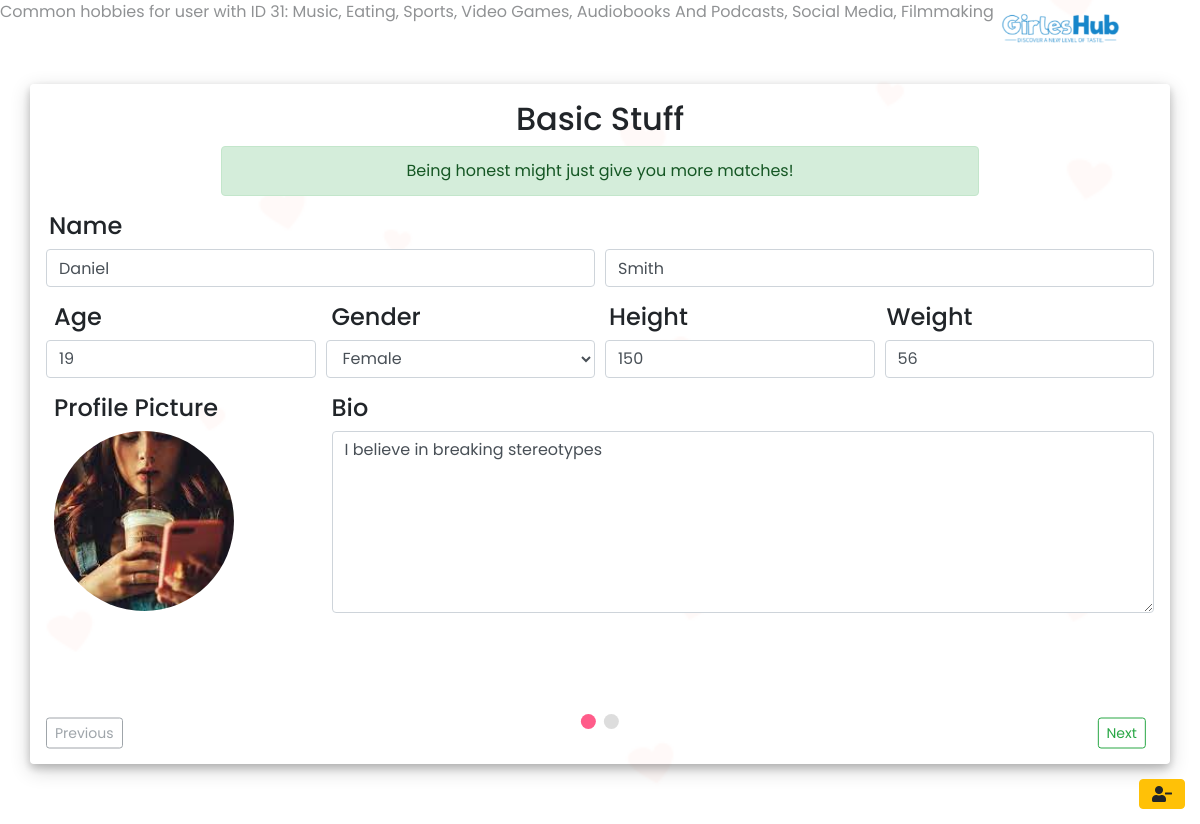
The app's page /testing.php (signed in) with its own data.
### tables this page shows
CREATE TABLE `social` (
  `uid` int(11) NOT NULL,
  `ig` varchar(30) DEFAULT NULL,
  `sc` varchar(30) DEFAULT NULL,
  `twit` varchar(30) DEFAULT NULL,
  `fb` varchar(30) DEFAULT NULL
);

CREATE TABLE `userprofile` (
  `uid` int(11) NOT NULL,
  `name` varchar(50) NOT NULL,
  `age` int(2) NOT NULL,
  `gender` enum('M','F') NOT NULL,
  `height` text DEFAULT NULL,
  `weight` text DEFAULT NULL,
  `latitude` text NOT NULL,
  `longitude` text NOT NULL,
  `profile_photo` varchar(100) NOT NULL,
  `bio` text NOT NULL
);

### testing.php (the view, shortened to what this page needs)
<?php require_once "controllerUserData.php"; ?>
<?php
$email = $_SESSION['email'];
$password = $_SESSION['password'];
$uid = "";
$tab1 = Array();
if($email != false && $password != false){
    $sql = "SELECT * FROM usertable WHERE email = '$email'";
    $run_Sql = mysqli_query($con, $sql);
    if($run_Sql){
      $fetch_info = mysqli_fetch_assoc($run_Sql);
      $uid = $fetch_info['uid'];
        $sql = "SELECT * FROM userprofile WHERE uid = '$uid'";
        $run_Sql = mysqli_query($con, $sql);
        if($run_Sql){
          $fetch_info = mysqli_fetch_assoc($run_Sql);
          $name = $fetch_info['name'];
          $tab1['fname'] = explode(" ",$name)[0];
          $tab1['lname'] = explode(" ",$name)[1];
          $tab1['age'] = $fetch_info['age'];
          $tab1['gender'] = $fetch_info['gender'];
          $tab1['height'] = $fetch_info['height'];
          $tab1['weight'] = $fetch_info['weight'];
          $tab1['profile_photo'] = $fetch_info['profile_photo'];
          $tab1['bio'] = $fetch_info['bio'];
        }
    }
    $sql = "SELECT * FROM social WHERE uid = '$uid'";
    $run_Sql = mysqli_query($con, $sql);
    if($run_Sql){
      $fetch_info = mysqli_fetch_assoc($run_Sql);
      $uid = $fetch_info['uid'];
    }
}else{
    header('Location: login-user.php');
}
 $col_names = ["streaming movies and shows", "anime", "stand up comedy", "reading", "writing", "meditation", "music", "eating", "dancing", "singing", "baking", "cooking", "gardening", "arts and crafts", "painting", "sketching", "fishing", "running", "walking", "swimming", "working out", "yoga", "bicycling", "driving", "riding", "sports", "video games", "travelling", "hiking", "collecting", "volunteer work", "working", "audiobooks and podcasts", "youtube", "social media", "housework", "shopping", "coding", "hacking", "photoshop", "video editing", "filmmaking", "science", "astronomy", "astrology"];
 $common_hobbies = [];
 $q = "SELECT * FROM hobbies WHERE uid='$uid'";
 $r = mysqli_query($con, $q);
 $row = mysqli_fetch_array($r);
 for ($i = 1; $i < count($col_names) + 1; $i++) {
     if ($row[$i] == 1) {
         array_push($common_hobbies, ucwords($col_names[$i - 1]));
     }
 }
 echo "Common hobbies for user with ID $uid: " . implode(", ", $common_hobbies);
?>
<!DOCTYPE html>
<html lang="en">
<head>
    <link rel="stylesheet" href="https://stackpath.bootstrapcdn.com/bootstrap/4.5.2/css/bootstrap.min.css">
    <link href="https://cdnjs.cloudflare.com/ajax/libs/font-awesome/5.13.0/css/all.min.css" rel="stylesheet">
    <link rel="stylesheet" href="css/style-form-profile.css">
</head>
<body>
  <img id="gif" src="./public/assets/43295-heart-fly-transparent-bg.gif" alt="" >
  <a href="home.php" class="logo" title="Home">
    <img src="./public/assets/SoulMate (3).png" alt="logo" height="50">
  </a>
  <div class="d-flex vh-100 justify-content-center align-items-center">
 <div class="container align-items-center justify-content-center p-3 position-relative">
  <form action="" method="" autocomplete="off" enctype="multipart/form-data">
   <div class="tab">
    <div class="row justify-content-center">
    <h2 class="text-center">Basic Stuff</h2>
   </div>
   <div class="row justify-content-center">
    <div class="alert alert-success text-center col-8 positive-message">Being honest might just give you more matches!</div>
   </div>
   <div class="form-row pl-2">
      <h4>Name</h4>
     </div>
     <div class="form-row">
      <div class="col">
       <input type="text" id="fname" class="form-control" placeholder="First name" name="fname" value="<?php echo $tab1['fname'] ?>">
     </div>
     <div class="col">
       <input type="text" id="lname" class="form-control" placeholder="Last name" name="lname" value="<?php echo $tab1['lname'] ?>">
     </div>
     </div>
     <div class="form-row  mt-3 pl-2">
      <div class="col"><h4>Age</h4></div>
      <div class="col"><h4>Gender</h4></div>
      <div class="col"><h4>Height</h4></div>
      <div class="col"><h4>Weight</h4></div>
     </div>
     <div class="form-row">
      <div class="col">
       <input type="text" id="age" class="form-control" placeholder="18" name="age" value="<?php echo $tab1['age'] ?>">
      </div>
      <div class="col">
       <select class="form-control" id="gender" name="gender">
        <option value="F" <?php if($tab1['gender'] == "F") {  ?> selected <?php } ?>>Female</option>
       </select>
      </div>
      <div class="col">
       <input type="text" class="form-control" placeholder="Eg. 170cms or 5'5ft" name="height" value="<?php echo $tab1['height'] ?>">
      </div>
      <div class="col">
       <input type="text" class="form-control" placeholder="Eg. 70kgs" name="weight" value="<?php echo $tab1['weight'] ?>">
      </div>
     </div>
     <div class="form-row mt-3 pl-2">
      <div class="col-3">
       <h4>Profile Picture</h4>
       <img id="profile-pic" src="<?php echo $tab1['profile_photo'] ?>" alt="" width="180" height="180" style="border-radius: 50%; object-fit: cover;">
      </div>
      <div class="col-9">
       <h4 title="required">Bio</h4>
       <textarea class="form-control" id="bio" rows="7" placeholder="Make it interesting....&#10;Your goal is to impress....." name="bio"><?php echo $tab1['bio'] ?></textarea>
      </div>
     </div>
   </div>
   <button type="button" class="btn btn-sm btn-outline-secondary previous" disabled>Previous</button>
   <button type="button" class="btn btn-sm btn-outline-success next">Next</button>
   <div class="dots mb-3">
     <span class="step" onclick="showTab(0)"></span>
     <span class="step" onclick="showTab(1)"></span>
   </div>
  </form>
 </div>
  <button class="btn btn-warning" id="delete-icon" title="Delete profile" data-toggle="modal" data-target="#confirm-delete-profile"><i class="fas fa-user-minus"></i></button>
 </div>
</body>
</html>

### css/style-form-profile.css (style rules this page uses)
html, body { font-family: 'Poppins', sans-serif; }
.container { margin: 0 auto; height: 85vh; border-radius: 4px; box-shadow: 0 4px 8px 0 rgba(0, 0, 0, 0.2), 0 6px 20px 0 rgba(0, 0, 0, 0.19); }
#profile-pic { cursor: pointer !important; }
.tab { display: none; }
.previous { position: absolute; bottom: 0; transform: translateY(-50%); }
.next, .submit-btn { position: absolute; bottom: 0; right: 0; transform: translate(-50%, -50%); }
.dots { position: absolute; bottom: 0; left: 50%; transform: translate(-50%, -50%); }
.step { height: 15px; width: 15px; margin: 0 2px; background-color: #bbbbbb; border: none; border-radius: 50%; display: inline-block; opacity: 0.5; cursor: pointer; }
.step.active { opacity: 1; background-color: #ff5c8a; }
#gif { position: fixed; right: 0; bottom: 0; min-width: 100%; min-height: 100%; opacity: .5; }

### testing.php (style rules this page uses)
#delete-icon { position: absolute; bottom: 15px; right: 15px; }
.logo { position: absolute; }

### records on screen
social: uid "31"
userprofile: age "19", gender "Female", height "150", weight "56", profile_photo (picture), bio "I believe in breaking stereotypes"

### other values on screen
implode(", ", $common_hobbies) "Music, Eating, Sports, Video Games, Audiobooks And Podcasts, Social Media, Filmmaking"
